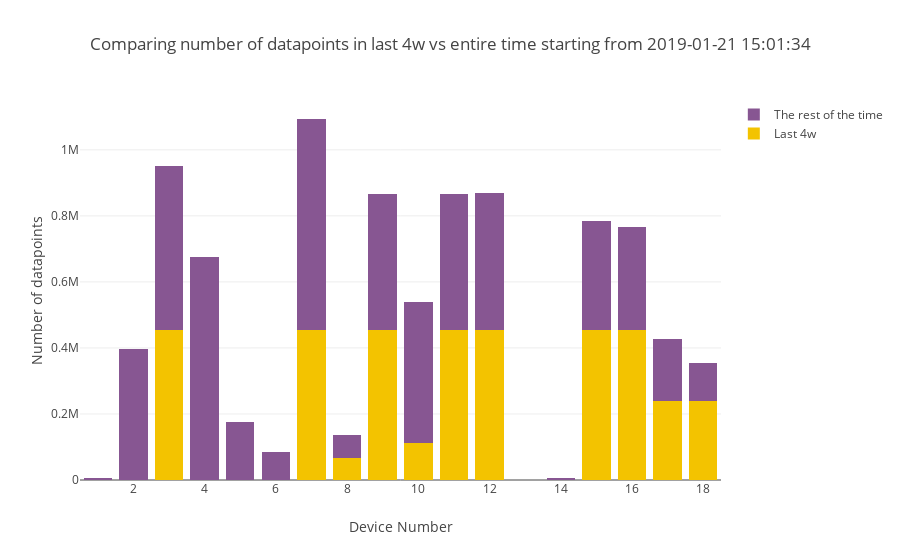

Notebook code cell kept with this figure:
### Markdown cell above
Plotting combined barchart - entire number of datapoints vs number of datapoints in last 4 weeks.

### Code cell
combined_bar_plot_2traces(xvalues=device_numbers,
                          yvalues1=ping_counts_time,
                          yvalues2=[a - b for a, b in zip(ping_counts, ping_counts_time)],
                          name1='Last '+time_interval,
                          name2='The rest of the time',
                          title="Comparing number of datapoints in last "+time_interval+" vs entire time" + " starting from "+ starting_point,
                          ytitle="Number of datapoints")

### Figure 1 — Plotly figure (JSON) as saved in the notebook; plotly's stock layout.template omitted (floating-point values rounded to 4 significant figures)
{"data": [{"marker": {"color": "F3C300"}, "name": "Last 4w", "type": "bar", "x": [1, 2, 3, 4, 5, 6, 7, 8, 9, 10, 11, 12, 13, 14, 15, 16, 17, 18], "y": [0, 0, 455734, 0, 0, 0, 455714, 65297, 455734, 113500, 455734, 455734, 0, 0, 455734, 455734, 240153, 240153]}, {"marker": {"color": "875692"}, "name": "The rest of the time", "type": "bar", "x": [1, 2, 3, 4, 5, 6, 7, 8, 9, 10, 11, 12, 13, 14, 15, 16, 17, 18], "y": [7025, 397617, 496791, 674108, 175987, 84990, 637673, 72282, 410908, 425814, 410852, 413636, 285, 6905, 328887, 310322, 187144, 112835]}], "layout": {"barmode": "stack", "title": "Comparing number of datapoints in last 4w vs entire time starting from 2019-01-21 15:01:34", "xaxis": {"title": "Device Number"}, "yaxis": {"title": "Number of datapoints"}}}
